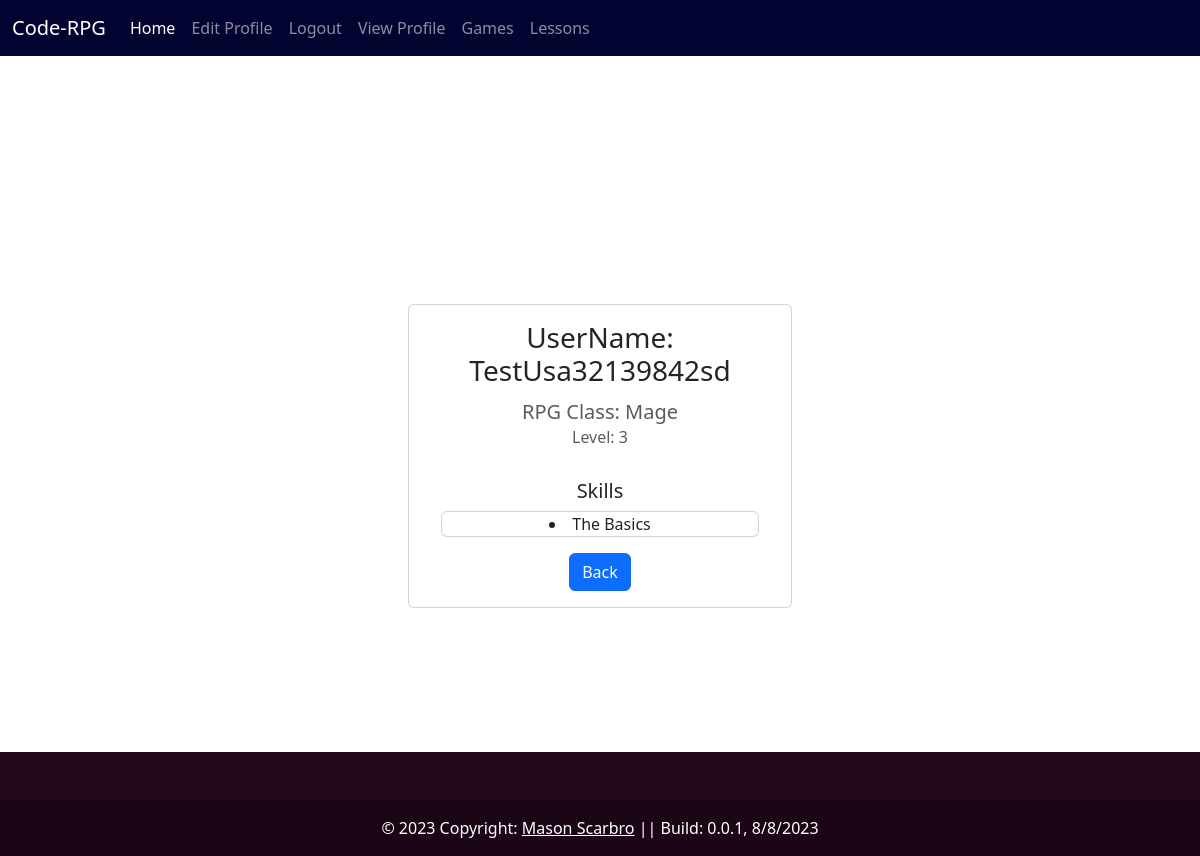
Page /CodeRPGappMain/profile/ (signed in) on the committed database.
### CodeRPGappMain/models.py (models this page shows, shortened)
class Profile(models.Model):
    user = models.OneToOneField(User, null=True, on_delete=models.CASCADE)
    rpg_class = models.CharField(max_length=100, default='Warrior')
    level = models.IntegerField(default=1)
    skills = models.ManyToManyField(Skill)
    markComplete_1 = models.BooleanField(default=False)

class Skill(models.Model):
    name = models.CharField(max_length=100)

### CodeRPGappMain/views.py (the view)
# urls.py: path('profile/', ShowProfilePageView.as_view(), name='show_profile'),
class ShowProfilePageView(generic.DetailView):
    model = Profile
    template_name = 'registration/user_profile.html'
    context_object_name = 'page_user'
    def get_object(self, queryset=None):
        return get_object_or_404(Profile, user=self.request.user)
    def get_context_data(self, **kwargs):
        context = super().get_context_data(**kwargs)
        user = User.objects.get(pk=self.request.user.id)
        context['username'] = user.username
        context['first_name'] = user.first_name
        context['last_name'] = user.last_name
        profile = self.get_object()
        context['skills'] = profile.skills
        context['level'] = profile.level
        return context

### CodeRPGappMain/templates/registration/user_profile.html (shortened to what this page needs)
{% extends 'base.html' %}
{% load static %}
{% block content %}
<div class="d-flex justify-content-center align-items-center" style="min-height: 100vh;">
    <div class="card" style="width: 24rem;">
        <div class="card-body text-center">
            <h3 class="card-title mb-3">UserName: {{ page_user.user.username }}</h3>
            {% if page_user.rpg_class %}
            <h5 class="card-subtitle mb-2 text-muted">RPG Class: {{ page_user.rpg_class }}</h5>
            {% endif %}
            {% if page_user.level %}
            <h6 class="card-subtitle mb-3 text-muted">Level: {{ page_user.level }}</h6>
            {% endif %}
              <div class="card-body">
                <h5 class="card-title">Skills</h5>
                <div class="card">
                {% for skill in skills.all %}
                <li>{{ skill.name }}</li>
                {% endfor %}
              </div>
              </div>
            <a href="/" class="btn btn-primary">Back</a>
        </div>
    </div>
</div>
<footer class="text-center text-white fixed-bottom" style="background-color: #21081a;">
    <div class="container p-4"></div>
    <div class="text-center p-3" style="background-color: rgba(0, 0, 0, 0.2);">
      <a class="text-white" href="https://github.com/MasonScarbro">Mason Scarbro</a>
    </div>
  </footer>
{% endblock %}

### rows in the picture
Profile: user.username "TestUsa32139842sd", rpg_class "Mage", level "3"
Skill: name "The Basics"
